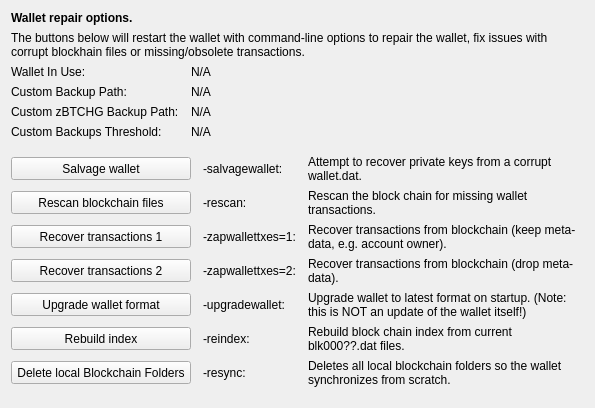
     <widget class="QWidget" name="tab_repair">
      <attribute name="title">
       <string>&amp;Wallet Repair</string>
      </attribute>
      <layout class="QGridLayout" name="gridLayout_4" columnstretch="0,0,0,0">
       <property name="horizontalSpacing">
        <number>12</number>
       </property>
       <item row="0" column="0" colspan="4">
        <widget class="QLabel" name="label_repair_header">
         <property name="font">
          <font>
           <weight>75</weight>
           <bold>true</bold>
          </font>
         </property>
         <property name="text">
          <string>Wallet repair options.</string>
         </property>
        </widget>
       </item>
       <item row="1" column="0" colspan="4">
        <widget class="QLabel" name="label_repair_helptext">
         <property name="font">
          <font>
           <weight>50</weight>
           <bold>false</bold>
          </font>
         </property>
         <property name="text">
          <string>The buttons below will restart the wallet with command-line options to repair the wallet, fix issues with corrupt blockhain files or missing/obsolete transactions.</string>
         </property>
         <property name="wordWrap">
          <bool>true</bool>
         </property>
        </widget>
       </item>
       <item row="2" column="0">
        <widget class="QLabel" name="wallet_path_label">
         <property name="text">
          <string>Wallet In Use:</string>
         </property>
        </widget>
       </item>
       <item row="2" column="1" colspan="3">
        <widget class="QLabel" name="wallet_path">
         <property name="cursor">
          <cursorShape>IBeamCursor</cursorShape>
         </property>
         <property name="text">
          <string>N/A</string>
         </property>
         <property name="textFormat">
          <enum>Qt::PlainText</enum>
         </property>
         <property name="textInteractionFlags">
          <set>Qt::LinksAccessibleByMouse|Qt::TextSelectableByKeyboard|Qt::TextSelectableByMouse</set>
         </property>
        </widget>
       </item>
       <item row="3" column="0">
        <widget class="QLabel" name="wallet_custombackuppath_label">
         <property name="text">
          <string>Custom Backup Path:</string>
         </property>
         <property name="visible">
          <bool>false</bool>
         </property>
        </widget>
       </item>
       <item row="3" column="1" colspan="3">
        <widget class="QLabel" name="wallet_custombackuppath">
         <property name="cursor">
          <cursorShape>IBeamCursor</cursorShape>
         </property>
         <property name="text">
          <string>N/A</string>
         </property>
         <property name="textFormat">
          <enum>Qt::PlainText</enum>
         </property>
         <property name="textInteractionFlags">
          <set>Qt::LinksAccessibleByMouse|Qt::TextSelectableByKeyboard|Qt::TextSelectableByMouse</set>
         </property>
         <property name="visible">
          <bool>false</bool>
         </property>
        </widget>
       </item>
       <item row="4" column="0">
        <widget class="QLabel" name="wallet_customzbtchgbackuppath_label">
         <property name="text">
          <string>Custom zBTCHG Backup Path:</string>
         </property>
         <property name="visible">
          <bool>false</bool>
         </property>
        </widget>
       </item>
       <item row="4" column="1" colspan="3">
        <widget class="QLabel" name="wallet_customzbtchgbackuppath">
         <property name="cursor">
          <cursorShape>IBeamCursor</cursorShape>
         </property>
         <property name="text">
          <string>N/A</string>
         </property>
         <property name="textFormat">
          <enum>Qt::PlainText</enum>
         </property>
         <property name="textInteractionFlags">
          <set>Qt::LinksAccessibleByMouse|Qt::TextSelectableByKeyboard|Qt::TextSelectableByMouse</set>
         </property>
         <property name="visible">
          <bool>false</bool>
         </property>
        </widget>
       </item>
       <item row="5" column="0">
        <widget class="QLabel" name="wallet_custombackupthreshold_label">
         <property name="text">
          <string>Custom Backups Threshold:</string>
         </property>
         <property name="visible">
          <bool>false</bool>
         </property>
        </widget>
       </item>
       <item row="5" column="1" colspan="3">
        <widget class="QLabel" name="wallet_custombackupthreshold">
         <property name="cursor">
          <cursorShape>IBeamCursor</cursorShape>
         </property>
         <property name="text">
          <string>N/A</string>
         </property>
         <property name="textFormat">
          <enum>Qt::PlainText</enum>
         </property>
         <property name="textInteractionFlags">
          <set>Qt::LinksAccessibleByMouse|Qt::TextSelectableByKeyboard|Qt::TextSelectableByMouse</set>
         </property>
         <property name="visible">
          <bool>false</bool>
         </property>
        </widget>
       </item>
       <item row="6" column="0">
        <spacer name="verticalSpacer_repair1">
         <property name="orientation">
          <enum>Qt::Vertical</enum>
         </property>
         <property name="sizeHint" stdset="0">
          <size>
           <width>10</width>
           <height>10</height>
          </size>
         </property>
        </spacer>
       </item>
       <item row="7" column="0" colspan="2">
        <widget class="QPushButton" name="btn_salvagewallet">
         <property name="minimumSize">
          <size>
           <width>100</width>
           <height>23</height>
          </size>
         </property>
         <property name="text">
          <string>Salvage wallet</string>
         </property>
        </widget>
       </item>
       <item row="7" column="2">
        <widget class="QLabel" name="label_repair_salvage_command">
         <property name="text">
          <string notr="true">-salvagewallet:</string>
         </property>
        </widget>
       </item>
       <item row="7" column="3">
        <widget class="QLabel" name="label_repair_salvage">
         <property name="text">
          <string>Attempt to recover private keys from a corrupt wallet.dat.</string>
         </property>
         <property name="wordWrap">
          <bool>true</bool>
         </property>
        </widget>
       </item>
       <item row="8" column="0" colspan="2">
        <widget class="QPushButton" name="btn_rescan">
         <property name="minimumSize">
          <size>
           <width>100</width>
           <height>23</height>
          </size>
         </property>
         <property name="text">
          <string>Rescan blockchain files</string>
         </property>
        </widget>
       </item>
       <item row="8" column="2">
        <widget class="QLabel" name="label_repair_rescan_command">
         <property name="text">
          <string notr="true">-rescan:</string>
         </property>
        </widget>
       </item>
       <item row="8" column="3">
        <widget class="QLabel" name="label_repair_rescan">
         <property name="text">
          <string>Rescan the block chain for missing wallet transactions.</string>
         </property>
         <property name="wordWrap">
          <bool>true</bool>
         </property>
        </widget>
       </item>
       <item row="9" column="0" colspan="2">
        <widget class="QPushButton" name="btn_zapwallettxes1">
         <property name="minimumSize">
          <size>
           <width>100</width>
           <height>23</height>
          </size>
         </property>
         <property name="text">
          <string>Recover transactions 1</string>
         </property>
        </widget>
       </item>
       <item row="9" column="2">
        <widget class="QLabel" name="label_repair_zap1_command">
         <property name="text">
          <string notr="true">-zapwallettxes=1:</string>
         </property>
        </widget>
       </item>
       <item row="9" column="3">
        <widget class="QLabel" name="label_repair_zap1">
         <property name="text">
          <string>Recover transactions from blockchain (keep meta-data, e.g. account owner).</string>
         </property>
         <property name="wordWrap">
          <bool>true</bool>
         </property>
        </widget>
       </item>
       <item row="10" column="0" colspan="2">
        <widget class="QPushButton" name="btn_zapwallettxes2">
         <property name="minimumSize">
          <size>
           <width>100</width>
           <height>23</height>
          </size>
         </property>
         <property name="text">
          <string>Recover transactions 2</string>
         </property>
        </widget>
       </item>
       <item row="10" column="2">
        <widget class="QLabel" name="label_repair_zap2_command">
         <property name="text">
          <string notr="true">-zapwallettxes=2:</string>
         </property>
        </widget>
       </item>
       <item row="10" column="3">
        <widget class="QLabel" name="label_repair_zap2">
         <property name="text">
          <string>Recover transactions from blockchain (drop meta-data).</string>
         </property>
         <property name="wordWrap">
          <bool>true</bool>
         </property>
        </widget>
       </item>
       <item row="11" column="0" colspan="2">
        <widget class="QPushButton" name="btn_upgradewallet">
         <property name="minimumSize">
          <size>
           <width>100</width>
           <height>23</height>
          </size>
         </property>
         <property name="text">
          <string>Upgrade wallet format</string>
         </property>
        </widget>
       </item>
       <item row="11" column="2">
        <widget class="QLabel" name="label_repair_upgrade_command">
         <property name="text">
          <string notr="true">-upgradewallet:</string>
         </property>
        </widget>
       </item>
       <item row="11" column="3">
        <widget class="QLabel" name="label_repair_upgrade">
         <property name="text">
          <string>Upgrade wallet to latest format on startup. (Note: this is NOT an update of the wallet itself!)</string>
         </property>
         <property name="wordWrap">
          <bool>true</bool>
         </property>
        </widget>
       </item>
       <item row="12" column="0" colspan="2">
        <widget class="QPushButton" name="btn_reindex">
         <property name="minimumSize">
          <size>
           <width>100</width>
           <height>23</height>
          </size>
         </property>
         <property name="text">
          <string>Rebuild index</string>
         </property>
        </widget>
       </item>
       <item row="12" column="2">
        <widget class="QLabel" name="label_repair_reindex_command">
         <property name="text">
          <string notr="true">-reindex:</string>
         </property>
        </widget>
       </item>
       <item row="12" column="3">
        <widget class="QLabel" name="label_repair_reindex">
         <property name="text">
          <string>Rebuild block chain index from current blk000??.dat files.</string>
         </property>
         <property name="wordWrap">
          <bool>true</bool>
         </property>
        </widget>
       </item>
       <item row="13" column="0" colspan="2">
        <widget class="QPushButton" name="btn_resync">
         <property name="minimumSize">
          <size>
           <width>100</width>
           <height>23</height>
          </size>
         </property>
         <property name="text">
          <string>Delete local Blockchain Folders</string>
         </property>
        </widget>
       </item>
       <item row="13" column="2">
        <widget class="QLabel" name="label_repair_resync_command">
         <property name="text">
          <string>-resync:</string>
         </property>
        </widget>
       </item>
       <item row="13" column="3">
        <widget class="QLabel" name="label_repair_resync">
         <property name="text">
          <string>Deletes all local blockchain folders so the wallet synchronizes from scratch.</string>
         </property>
         <property name="wordWrap">
          <bool>true</bool>
         </property>
        </widget>
       </item>
       <item row="14" column="0">
        <spacer name="verticalSpacer_repair2">
         <property name="orientation">
          <enum>Qt::Vertical</enum>
         </property>
         <property name="sizeHint" stdset="0">
          <size>
           <width>20</width>
           <height>10</height>
          </size>
         </property>
        </spacer>
       </item>
      </layout>
     </widget>
